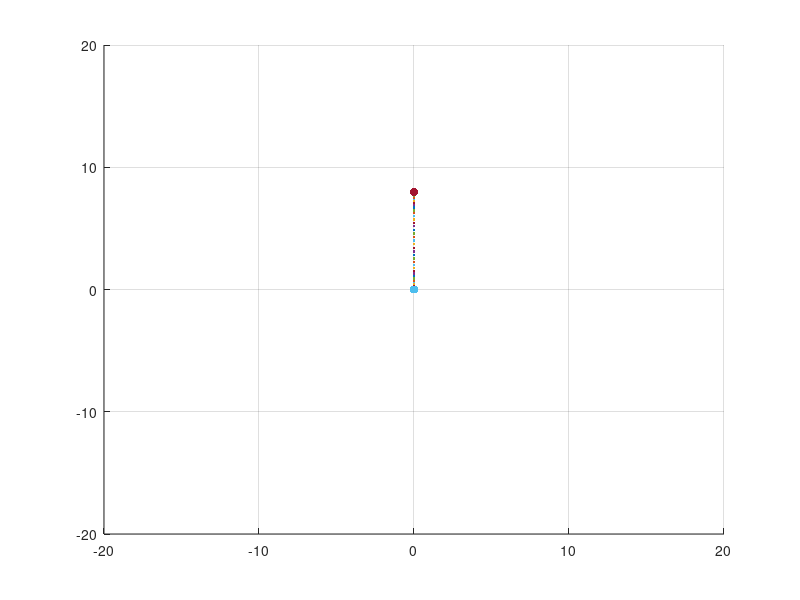

This figure's MATLAB source:
% Offline jerk with normalisation
% Can be converted to online (Page 6, Shadmeyer tutorial)


clc;
clear all;


% NOTE: everthing is represented in rows -> [x, y]

% Position Information
startPos  = [0, 0];
targetPos = [0, 8];


% simulation params
t = 0;
dt = 0.1;    % [s]  -> step size
t_f = 5; % [s]
N = t_f/dt; 

r_list = zeros(N-1,2);
r1_list =zeros(N-1,2);
r2_list =zeros(N-1,2);
tau_list = zeros(N-1,1);

r  = startPos; % initial position
v  = [0, 0]; % initial speed

r1_init = [0 0];
r2_init = [0 0];


r_past = [0 0];
r1_past = [0 0];
r1 = [0 0];
r = [0 0];
r2 = [0 0];



% here is were the loop should be implemented
figure; grid; hold on

for i = 1:N-1

    % Implementation of minimum jerk methof
    D =  t_f;
    tau = t/D;  % we are applying it every step, so the difference is dt
     
    % some extra parameters which might be of interest
    q = [r' r1' r2']; % 2x3
    A = [0 0 -60/D^3; 1 0 -36/D^2; 0 1 -9/D]; % 3x3
    B = [0 0 60/D^3]; % 1x3
    B = repmat(B,2,1); %2x3
    q1 = q * A + B.* repmat(targetPos',1,3);  % q1 =[r1', r2', r3']   2x3
    
    a0 = startPos;
    a1 = D.*r1_init;
    a2 = D.*r2_init/2;
    a3 = (-(3*D^2)/2)*r2_init - 6*D*r1_init + 10*(targetPos - startPos);
    a4 = ((3*D^2)/2)*r2_init + 8*D*r1_init - 15*(targetPos - startPos);
    a5 = (-(D^2)/2)*r2_init - 3*D*r1_init + 6*(targetPos - startPos);
    
    a = [a0' a1' a2' a3' a4' a5']; %2x6
    
    taus = [1; tau; tau^2; tau^3; tau^4; tau^5]; % 6x1
    
    % update position
    r = a*taus;
    r = r';
    
    %r1 = [q1(1,1) q1(2,1)]; % this is the one used in this step
    %r2 = [q1(1,2) q1(2,2)]; % this is the one used in this step
    
    r1 = (r - r_past)/dt;
    r2 = (r1 - r1_past)/dt;
       
    % draw the trajectory
    scatter(r(1), r(2), '.'); xlim([-20,20]); ylim([-20,20]);
    % draw the start and target points
    scatter(startPos(1), startPos(2), 'filled', 'k');
    scatter(targetPos(1), targetPos(2), 'filled', 'r');     

    r_past = r;
    r1_past = r1;
    r_list(i,:) = r;
    r1_list(i,:) = r1;
    r2_list(i,:) = r2;
    tau_list(i) = tau;
    t =  t +dt;
    
    pause(0.001)
end